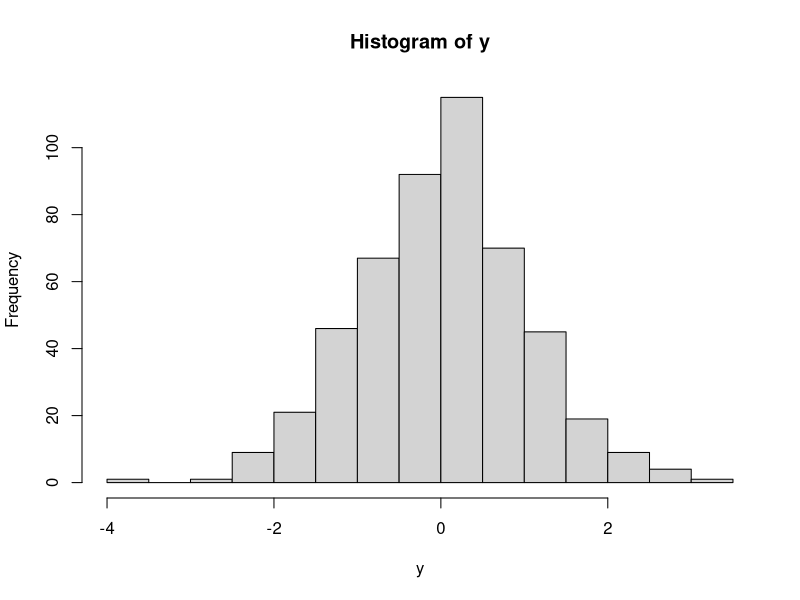

Reproduce this figure in R.
## ---- chunk 1
y <- rnorm(500)
hist(y)
